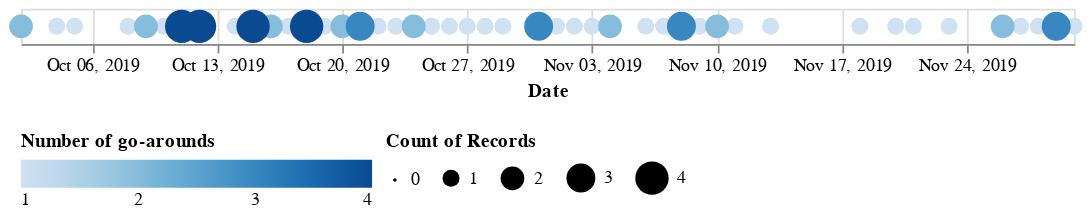

The cell this chart's notebook holds for it:
### Code cell
alt.Chart(stats).encode(
    alt.X("utcyearmonthdate(stop)", title="Date"),
    alt.Color("count()", title="Number of go-arounds"),
    alt.Size("count()"),
    alt.Order("count()"),  # bigger circles on top
).mark_circle().properties(width=600).configure_legend(orient="bottom")

### Figure 1 — Vega-Lite specification as saved in the notebook (floating-point values rounded to 4 significant figures)
{"config": {"view": {"continuousWidth": 400, "continuousHeight": 300}, "legend": {"orient": "bottom"}}, "data": {"name": "data-514816ee4bbda59464407082e1e640ac"}, "mark": "circle", "encoding": {"color": {"type": "quantitative", "aggregate": "count", "title": "Number of go-arounds"}, "order": {"type": "quantitative", "aggregate": "count"}, "size": {"type": "quantitative", "aggregate": "count"}, "x": {"type": "temporal", "field": "stop", "timeUnit": "utcyearmonthdate", "title": "Date"}}, "width": 600, "$schema": "https://vega.github.io/schema/vega-lite/v4.8.1.json", "datasets": {"data-514816ee4bbda59464407082e1e640ac": [{"stop": "2019-10-23T10:11:50+00:00", "icao24": "42438a", "flight_id": "AFL2390_3120"}, {"stop": "2019-10-12T06:53:14+00:00", "icao24": "3950cf", "flight_id": "AFR28NJ_957"}, {"stop": "2019-10-20T16:12:35+00:00", "icao24": "440668", "flight_id": "AUA553_3956"}, {"stop": "2019-11-04T14:09:07+00:00", "icao24": "440549", "flight_id": "AUA569_3811"}, {"stop": "2019-10-04T16:02:12+00:00", "icao24": "400aff", "flight_id": "BAW14R_2603"}, {"stop": "2019-11-10T19:32:51+00:00", "icao24": "40087c", "flight_id": "BAW708Z_2455"}, {"stop": "2019-10-18T07:36:52+00:00", "icao24": "400935", "flight_id": "BAW710_2510"}, {"stop": "2019-10-12T07:26:16+00:00", "icao24": "400937", "flight_id": "BAW710_2519"}, {"stop": "2019-10-14T13:03:37+00:00", "icao24": "406bbb", "flight_id": "BAW714T_2896"}, {"stop": "2019-10-21T19:16:21+00:00", "icao24": "406109", "flight_id": "CFE94C_2765"}, {"stop": "2019-10-24T19:38:51+00:00", "icao24": "406109", "flight_id": "CFE94C_2768"}, {"stop": "2019-10-16T07:23:13+00:00", "icao24": "3e28e8", "flight_id": "DIGRO_2346"}, {"stop": "2019-11-06T06:25:02+00:00", "icao24": "3c6444", "flight_id": "DLH4EJ_1724"}, {"stop": "2019-11-13T06:30:08+00:00", "icao24": "3c6449", "flight_id": "DLH4EJ_1736"}, {"stop": "2019-11-26T16:18:49+00:00", "icao24": "3c65c1", "flight_id": "DLH6MH_1827"}, {"stop": "2019-11-29T08:00:19+00:00", "icao24": "3c65d2", "flight_id": "DLH9YA_1882"}, {"stop": "2019-11-09T21:42:28+00:00", "icao24": "4b15ee", "flight_id": "EDW19M_5711"}, {"stop": "2019-10-18T13:52:59+00:00", "icao24": "4b161f", "flight_id": "EDW215_8025"}, {"stop": "2019-10-05T19:59:59+00:00", "icao24": "4b160e", "flight_id": "EDW29G_6047"}, {"stop": "2019-11-18T09:54:39+00:00", "icao24": "440065", "flight_id": "EJU38RX_3353"}, {"stop": "2019-10-31T07:37:14+00:00", "icao24": "4401dc", "flight_id": "EJU87BF_3589"}, {"stop": "2019-11-30T11:05:09+00:00", "icao24": "3c6dc7", "flight_id": "EWG56L_2099"}, {"stop": "2019-10-31T06:45:44+00:00", "icao24": "3c662c", "flight_id": "EWG764_1910"}, {"stop": "2019-10-09T18:26:18+00:00", "icao24": "3c48f0", "flight_id": "EWG7ME_1079"}, {"stop": "2019-11-08T14:17:53+00:00", "icao24": "3c48f1", "flight_id": "EWG9776_1085"}, {"stop": "2019-10-02T13:33:37+00:00", "icao24": "3c5ee5", "flight_id": "EWG9776_1540"}, {"stop": "2019-11-10T20:15:45+00:00", "icao24": "400aa0", "flight_id": "EZY37VV_2584"}, {"stop": "2019-10-12T11:13:29+00:00", "icao24": "4b1936", "flight_id": "GSW3505_15933"}, {"stop": "2019-11-29T17:47:53+00:00", "icao24": "4844c6", "flight_id": "KLM1963_4632"}, {"stop": "2019-10-17T17:56:08+00:00", "icao24": "484558", "flight_id": "KLM1963_4641"}, {"stop": "2019-10-25T17:03:36+00:00", "icao24": "48ada7", "flight_id": "LOT419_4892"}, {"stop": "2019-10-22T17:08:15+00:00", "icao24": "a6fe0f", "flight_id": "N55LC_20649"}, {"stop": "2019-11-27T18:37:57+00:00", "icao24": "49328c", "flight_id": "NJE500G_5066"}, {"stop": "2019-10-28T19:28:09+00:00", "icao24": "4b1805", "flight_id": "SWR1059_12421"}, {"stop": "2019-10-27T10:03:54+00:00", "icao24": "4b19fb", "flight_id": "SWR105K_17983"}, {"stop": "2019-10-21T06:13:54+00:00", "icao24": "4b1804", "flight_id": "SWR109R_12259"}, {"stop": "2019-11-29T10:45:57+00:00", "icao24": "4b19f4", "flight_id": "SWR116W_16739"}, {"stop": "2019-10-15T09:40:15+00:00", "icao24": "4b19fa", "flight_id": "SWR116W_17837"}, {"stop": "2019-11-07T10:53:27+00:00", "icao24": "4b19fb", "flight_id": "SWR116W_18016"}, {"stop": "2019-11-03T20:59:12+00:00", "icao24": "4b1805", "flight_id": "SWR118P_12426"}, {"stop": "2019-11-08T06:58:18+00:00", "icao24": "4b19f7", "flight_id": "SWR1197_17339"}, {"stop": "2019-11-20T20:03:20+00:00", "icao24": "4b17fc", "flight_id": "SWR133B_11361"}, {"stop": "2019-11-01T08:02:11+00:00", "icao24": "4b19f2", "flight_id": "SWR140T_16383"}, {"stop": "2019-11-08T14:29:57+00:00", "icao24": "4b17fa", "flight_id": "SWR159E_11231"}, {"stop": "2019-10-09T18:21:57+00:00", "icao24": "4b15ee", "flight_id": "SWR159E_5780"}, {"stop": "2019-10-11T09:39:44+00:00", "icao24": "4b169a", "flight_id": "SWR169A_9409"}, {"stop": "2019-11-04T20:46:17+00:00", "icao24": "4b1800", "flight_id": "SWR170X_11844"}, {"stop": "2019-11-26T06:46:02+00:00", "icao24": "4b187a", "flight_id": "SWR17P_12997"}, {"stop": "2019-10-21T06:17:33+00:00", "icao24": "4b187f", "flight_id": "SWR17P_13250"}, {"stop": "2019-11-23T20:36:46+00:00", "icao24": "4b1696", "flight_id": "SWR191N_8806"}, {"stop": "2019-10-26T10:53:55+00:00", "icao24": "4b1809", "flight_id": "SWR194Z_12752"}, {"stop": "2019-10-16T06:12:09+00:00", "icao24": "4b18f5", "flight_id": "SWR1951_14937"}, {"stop": "2019-11-02T10:31:52+00:00", "icao24": "4b168f", "flight_id": "SWR195N_8381"}, {"stop": "2019-10-24T16:02:52+00:00", "icao24": "4b1804", "flight_id": "SWR202A_12309"}, {"stop": "2019-10-11T17:46:12+00:00", "icao24": "4b168e", "flight_id": "SWR217M_8268"}, {"stop": "2019-10-11T15:34:39+00:00", "icao24": "4b1800", "flight_id": "SWR253Z_11870"}, {"stop": "2019-10-15T10:45:31+00:00", "icao24": "4b17de", "flight_id": "SWR287A_10099"}, {"stop": "2019-10-02T10:24:52+00:00", "icao24": "4b19f1", "flight_id": "SWR287A_16293"}, {"stop": "2019-10-12T11:29:06+00:00", "icao24": "4b17e4", "flight_id": "SWR32V_10794"}, {"stop": "2019-10-11T13:54:41+00:00", "icao24": "4b1916", "flight_id": "SWR39_15463"}, {"stop": "2019-10-15T10:48:12+00:00", "icao24": "4b19f6", "flight_id": "SWR46J_17229"}, {"stop": "2019-10-10T09:33:14+00:00", "icao24": "4b1613", "flight_id": "SWR63D_6512"}, {"stop": "2019-10-08T09:05:40+00:00", "icao24": "4b1691", "flight_id": "SWR72TL_8578"}, {"stop": "2019-11-11T15:18:15+00:00", "icao24": "4b17e4", "flight_id": "SWR74A_10825"}, {"stop": "2019-10-29T18:56:32+00:00", "icao24": "4b19f7", "flight_id": "SWR75G_17466"}, {"stop": "2019-11-28T07:34:11+00:00", "icao24": "4b180b", "flight_id": "SWR771_12956"}, {"stop": "2019-11-21T07:18:36+00:00", "icao24": "4b18f3", "flight_id": "SWR805G_14674"}, {"stop": "2019-10-31T10:38:33+00:00", "icao24": "4b19f7", "flight_id": "SWR87R_17478"}, {"stop": "2019-10-18T20:54:47+00:00", "icao24": "4b17e1", "flight_id": "SWR88R_10510"}, {"stop": "2019-10-18T14:00:59+00:00", "icao24": "4b160d", "flight_id": "SWR88U_6037"}, {"stop": "2019-10-15T20:06:00+00:00", "icao24": "4baa41", "flight_id": "THY3KR_18552"}, {"stop": "2019-10-20T12:58:26+00:00", "icao24": "4ba8c7", "flight_id": "THY4158_18493"}, {"stop": "2019-10-19T12:28:40+00:00", "icao24": "34610e", "flight_id": "VLG73DB_687"}]}}
